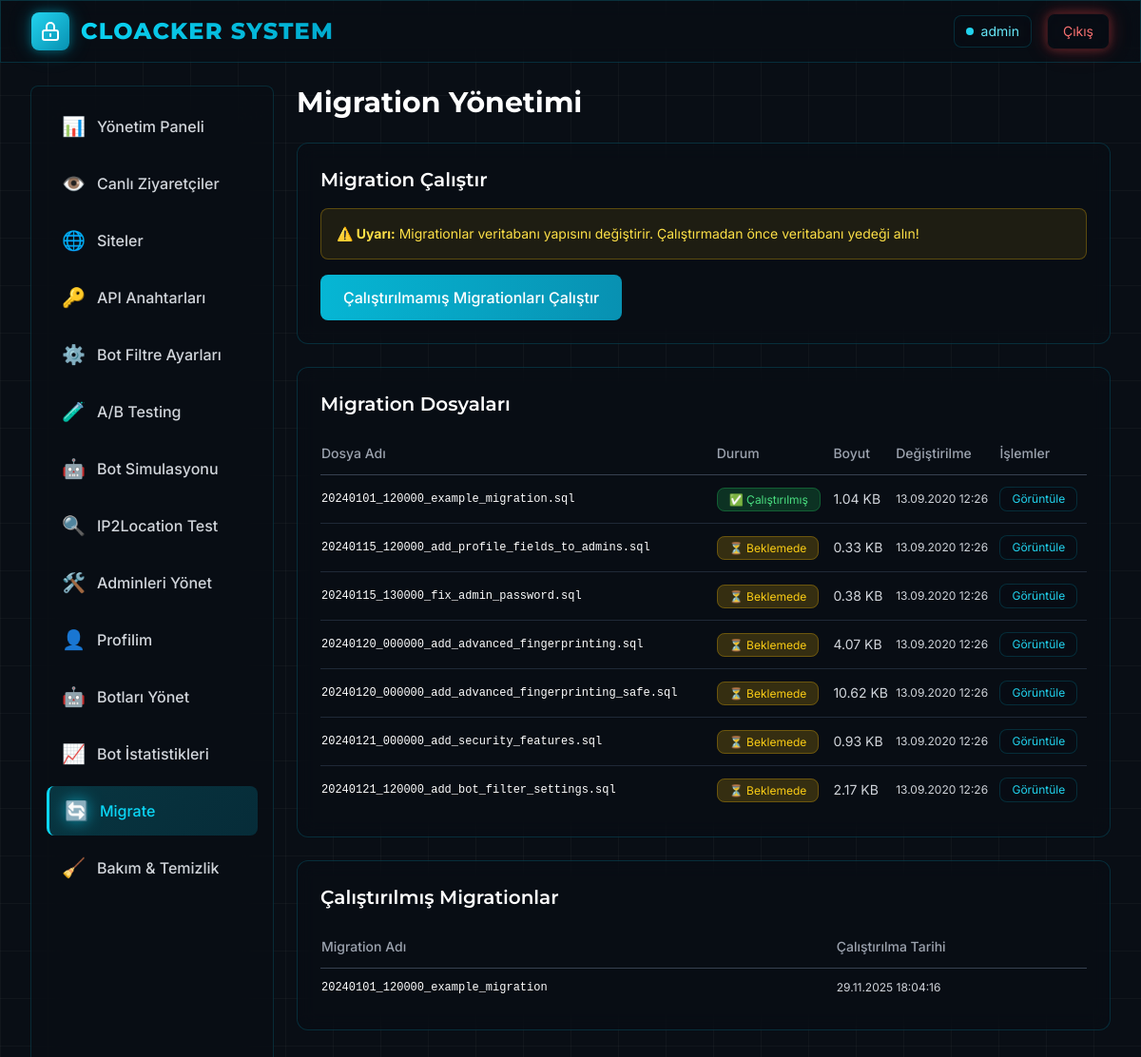
Page /admin/migrate.php (signed in) on the committed database.
### tables this page shows
CREATE TABLE `cloacker_migrations` (
  `id` int(11) NOT NULL,
  `migration_name` varchar(255) NOT NULL,
  `executed_at` datetime NOT NULL DEFAULT current_timestamp()
);

### admin/migrate.php (the view, shortened to what this page needs)
<?php
try {
    require_once __DIR__ . '/includes/layout.php';
} catch (Exception $e) {
    die("Hata: " . $e->getMessage() . " - Dosya: " . $e->getFile() . " - Satır: " . $e->getLine());
}
$pdo = DB::connect();
$executedMigrations = [];
try {
    $stmt = $pdo->query("SELECT migration_name, executed_at FROM cloacker_migrations ORDER BY executed_at DESC");
    $executedMigrations = $stmt->fetchAll();
} catch (PDOException $e) {
}
$migrationsDir = __DIR__ . '/../database/migrations';
$migrationFiles = [];
if (is_dir($migrationsDir)) {
    $files = glob($migrationsDir . '/*.sql');
    usort($files, function($a, $b) {
        return basename($a) <=> basename($b);
    });
    foreach ($files as $file) {
        $fileName = basename($file);
        $migrationName = preg_replace('/\.sql$/', '', $fileName);
        $isExecuted = false;
        foreach ($executedMigrations as $executed) {
            if ($executed['migration_name'] === $migrationName) {
                $isExecuted = true;
                break;
            }
        }
        $migrationFiles[] = [
            'file' => $fileName,
            'name' => $migrationName,
            'path' => $file,
            'is_executed' => $isExecuted,
            'size' => filesize($file),
            'modified' => filemtime($file)
        ];
    }
}
?>
<div class="space-y-6 mb-8">
    <div class="glass-card rounded-xl border border-cyan-500/20 p-6">
        <h3 class="text-xl font-heading font-semibold text-white mb-4">Migration Çalıştır</h3>
        <div class="mb-4 p-4 rounded-lg bg-yellow-500/10 border border-yellow-500/30 text-yellow-300 text-sm">
            <strong>⚠️ Uyarı:</strong> Migrationlar veritabanı yapısını değiştirir.
            Çalıştırmadan önce veritabanı yedeği alın!
        </div>
        <form method="post">
            <button type="submit" name="run_migrations"
                    class="px-6 py-3 bg-gradient-to-r from-cyan-500 to-cyan-600 hover:from-cyan-600 hover:to-cyan-700 text-white rounded-lg transition font-medium">
                Çalıştırılmamış Migrationları Çalıştır
            </button>
        </form>
    </div>
    <div class="glass-card rounded-xl border border-cyan-500/20 p-6">
        <h3 class="text-xl font-heading font-semibold text-white mb-4">Migration Dosyaları</h3>
        <?php if (empty($migrationFiles)): ?>
            <p class="text-gray-400">Migration dosyası bulunamadı.</p>
        <?php else: ?>
            <div class="overflow-x-auto">
                <table class="w-full text-sm">
                    <thead class="text-left text-gray-400 border-b border-gray-700">
                        <tr>
                            <th class="py-3 font-medium">Dosya Adı</th>
                            <th class="py-3 font-medium">Durum</th>
                            <th class="py-3 font-medium">Boyut</th>
                            <th class="py-3 font-medium">Değiştirilme</th>
                            <th class="py-3 font-medium">İşlemler</th>
                        </tr>
                    </thead>
                    <tbody class="divide-y divide-gray-800">
                        <?php foreach ($migrationFiles as $migration): ?>
                            <tr class="hover:bg-cyan-500/5 transition">
                                <td class="py-3 font-mono text-xs text-white">
                                    <?=htmlspecialchars($migration['file'])?>
                                </td>
                                <td class="py-3">
                                    <?php if ($migration['is_executed']): ?>
                                        <span class="px-3 py-1 text-xs rounded-lg bg-green-500/20 text-green-400 border border-green-500/30">
                                            ✅ Çalıştırılmış
                                        </span>
                                    <?php else: ?>
                                        <span class="px-3 py-1 text-xs rounded-lg bg-yellow-500/20 text-yellow-400 border border-yellow-500/30">
                                            ⏳ Beklemede
                                        </span>
                                    <?php endif; ?>
                                </td>
                                <td class="py-3 text-gray-300">
                                    <?=number_format($migration['size'] / 1024, 2)?> KB
                                </td>
                                <td class="py-3 text-gray-300 text-xs">
                                    <?=date('d.m.Y H:i', $migration['modified'])?>
                                </td>
                                <td class="py-3">
                                    <button onclick="viewMigration('<?=htmlspecialchars($migration['name'], ENT_QUOTES)?>')"
                                            class="text-xs px-3 py-1 rounded-lg glass-card border border-cyan-500/20 text-cyan-400 hover:border-cyan-500/40 transition">
                                        Görüntüle
                                    </button>
                                </td>
                            </tr>
                        <?php endforeach; ?>
                    </tbody>
                </table>
            </div>
        <?php endif; ?>
    </div>
    <div class="glass-card rounded-xl border border-cyan-500/20 p-6">
        <h3 class="text-xl font-heading font-semibold text-white mb-4">Çalıştırılmış Migrationlar</h3>
        <?php if (empty($executedMigrations)): ?>
            <p class="text-gray-400">Henüz çalıştırılmış migration yok.</p>
        <?php else: ?>
            <div class="overflow-x-auto">
                <table class="w-full text-sm">
                    <thead class="text-left text-gray-400 border-b border-gray-700">
                        <tr>
                            <th class="py-3 font-medium">Migration Adı</th>
                            <th class="py-3 font-medium">Çalıştırılma Tarihi</th>
                        </tr>
                    </thead>
                    <tbody class="divide-y divide-gray-800">
                        <?php foreach ($executedMigrations as $executed): ?>
                            <tr class="hover:bg-cyan-500/5 transition">
                                <td class="py-3 font-mono text-xs text-white">
                                    <?=htmlspecialchars($executed['migration_name'])?>
                                </td>
                                <td class="py-3 text-gray-300 text-xs">
                                    <?=date('d.m.Y H:i:s', strtotime($executed['executed_at']))?>
                                </td>
                            </tr>
                        <?php endforeach; ?>
                    </tbody>
                </table>
            </div>
        <?php endif; ?>
    </div>
</div>

### admin/includes/layout.php (style rules this page uses)
* { font-family: 'Inter', sans-serif; }
h1, h2, h3, h4, h5, h6, .font-heading { font-family: 'Montserrat', sans-serif; }
body { background-color: #090E15; background-image: linear-gradient(rgba(255, 255, 255, 0.03) 1px, transparent 1px), linear-gradient(90deg, rgba(255, 255, 255, 0.03) 1px, transparent 1px); background-size: 50px 50px; color: #ffffff; min-height: 100vh; }
.glass-card { background: rgba(9, 14, 21, 0.4); backdrop-filter: blur(10px); -webkit-backdrop-filter: blur(10px); border: 1px solid rgba(12, 214, 245, 0.1); }

### rows in the picture
cloacker_migrations: migration_name "20240101_120000_example_migration", executed_at "29.11.2025 18:04:16"

### other values in the picture
$adminUsername "admin"
$item['icon'] "📊"
$item['label'] "Yönetim Paneli"
$item['icon'] "👁️"
$item['label'] "Canlı Ziyaretçiler"
$item['icon'] "🌐"
$item['label'] "Siteler"
$item['icon'] "🔑"
$item['label'] "API Anahtarları"
$item['icon'] "⚙️"
$item['label'] "Bot Filtre Ayarları"
$item['icon'] "🧪"
$item['label'] "A/B Testing"
$item['icon'] "🤖"
$item['label'] "Bot Simulasyonu"
